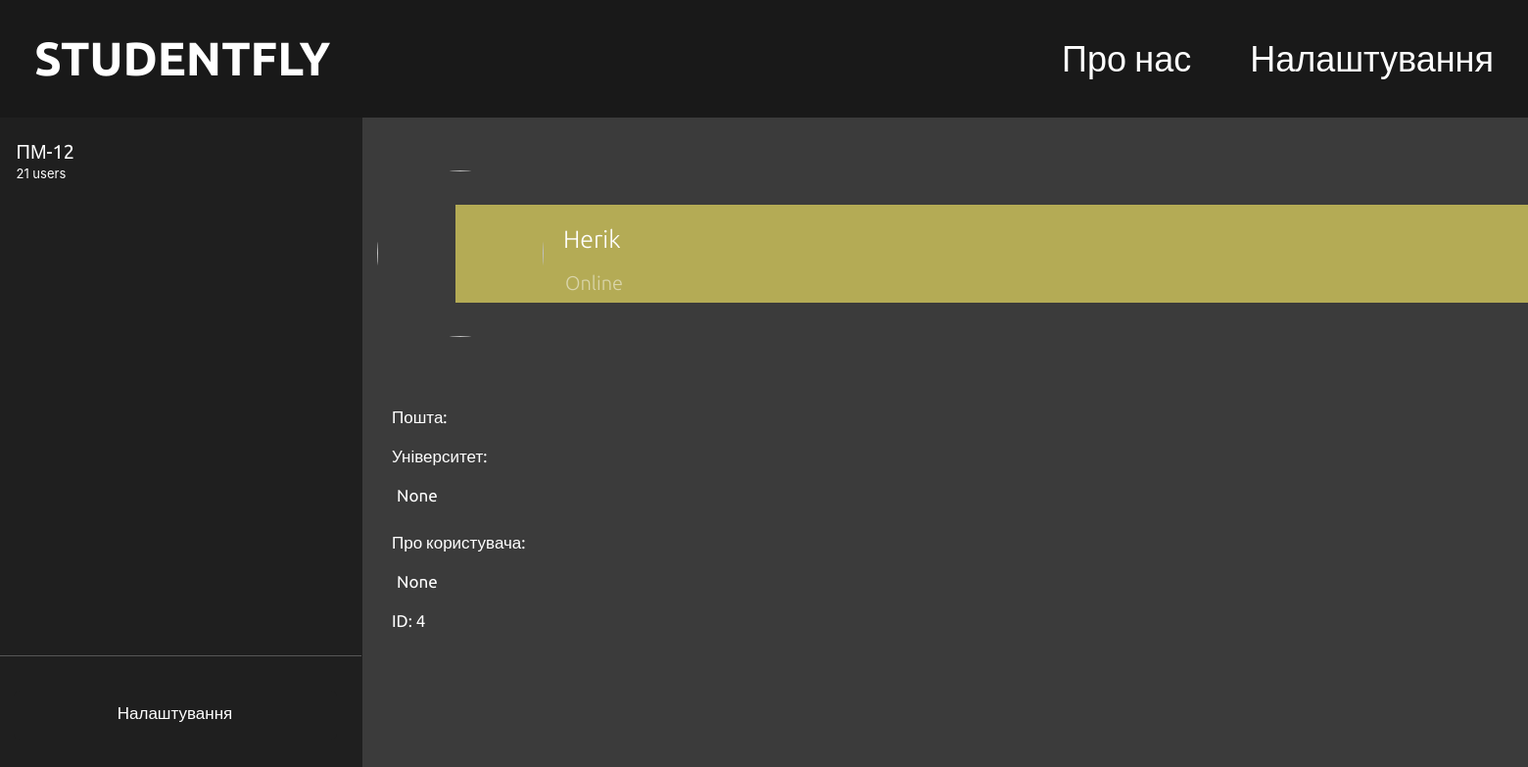
/user_profile/4/, run on the app's committed database.
### socnetwork/models.py (models this page shows, shortened)
class UsersProfile(models.Model):
    user = models.OneToOneField(User, on_delete=models.CASCADE, null=True)
    about = models.TextField(max_length=2000, null=True)
    university = models.CharField(max_length=50, null=True)
    avatar = models.ImageField(upload_to='media/profile/', null=True)

### socnetwork/views.py (the view)
# urls.py: path('user_profile/<int:pk>/', ShowProfilePageView.as_view(), name='user_profile'),
class ShowProfilePageView(DetailView):
    model = UsersProfile
    template_name = 'profile/user-profile.html'
    def get_context_data(self, *args, **kwargs):
        users = UsersProfile.objects.all()
        context = super(ShowProfilePageView, self).get_context_data(*args, **kwargs)
        page_user = get_object_or_404(UsersProfile, id=self.kwargs['pk'])
        context['page_user'] = page_user
        return context

### socnetwork/templates/profile/user-profile.html (shortened to what this page needs)
<!doctype html>
<html lang="en">
<head>
    <link href="https://cdn.jsdelivr.net/npm/bootstrap@5.3.0-alpha1/dist/css/bootstrap.min.css" rel="stylesheet">
    <link rel="stylesheet" href="../../static/css/main.css"></head>
<body>
<header class="header">
    <div class="header-container">
        <div class="header-main">
            <a href="/" class="header-logo">STUDENTFLY</a>
            <nav class="header-nav">
                <a href="" class="header-link">Про нас</a>
                <a href="" class="header-link" data-bs-toggle="modal"
                   data-bs-target="#modal">Налаштування</a>
            </nav>
        </div>
    </div>
</header>
<div class="description-user">
    <div class="container">
        <div class="dropdown">
                <button type="buttonA" class="listA-button width-Asettings" data-bs-toggle="dropdown" aria-expanded="false">
                    ПМ-12 <p class="text-A">21 users</p></button>
            </div>
            <hr class="sidebar">
            <a type="button" class="button-exit" href="../../settings_group/"> Налаштування</a>
        </div>
    <div class="image-avatar">
        {% if usersprofile.avatar %}
            <img src="{{ usersprofile.avatar.url }}" alt="" class="avatar"><br><br>
        {% else %}
            <img src="https://media.discordapp.net/attachments/1028699884850794658/1083344804043292702/avatar.png?width=700&height=701" alt="" class="avatar"><br><br>
        {% endif %}
        <div class="name-admin">
            <p class="cabinet-header">{{ usersprofile.user.username }}</p>
            {% if usersprofile.user.is_authenticated %}
                <h5 class="offline-online">Online</h5>
            {% else %}
                <h5 class="offline-online">Offline</h5>
            {% endif %}
        </div>
    </div>
    <div class="button-student">
        <button type="button" class="description-button">Опис</button>
    </div>
    <div class="description-student">
        <br>
        <p class="text-cabinet">Пошта:</p>
        <p class="text-cabinet">Університет:</p>
        <p class="text-cabinet-var">{{ usersprofile.university }}</p>
        <p class="text-cabinet">Про користувача:</p>
        <p class="text-cabinet-var">{{ usersprofile.about }}</p>
        <p class="text-cabinet">ID: {{ usersprofile.id }}</p>
    </div>
</div>
</body>
</html>

### socnetwork/static/css/main.css (style rules this page uses)
* { padding: 0; margin: 0; box-sizing: border-box; }
*, *:before, *:after { box-sizing: border-box; }
:root { --black: #191919; --green: #0CAB5F; --yellow-dark: #B1A10B; }
html, body { margin: 0; padding: 0; font-size: 18px; font-family: "Ubuntu", sans-serif; transition: 0.3s all ease; background: #3B3B3B; }
body { overflow-x: hidden; }
a { text-decoration: none; transition: 0.3s all ease; }
p { line-height: 30px; word-wrap: break-word; }
button { border: transparent; }
.button-exit { position: absolute; bottom: 45px; color: #FFFFFF; background: #1f1f1f; border-radius: 6px; text-align: center; padding: 10px 20px; height: 50px; font-size: 17px; width: 330px; }
.description-button { text-align: center; color: #FFFFFF; background: #353535; border-radius: 6px; height: 27px; font-size: 17px; margin-right: 20px; width: 150px; }
h1, h2, h3, h4, h5, h6 { color: #FFFFFF; font-family: "Ubuntu", sans-serif; }
p { color: #FFFFFF; font-family: "Ubuntu", sans-serif; }
hr { width: 100%; height: 5px; background: #1F1F1F; border: none; margin-bottom: 30px; }
.header { position: fixed; width: 100%; height: 120px; background: var(--black); z-index: 999; left: 0; top: 0; padding: 0 35px; }
.header .header-main { display: flex; justify-content: space-between; align-items: center; height: 120px; }
.header .header-logo { font-style: normal; font-weight: 700; font-size: 48px; line-height: 1.2; color: #fff; }
.header .header-nav { display: flex; }
.header .header-nav .header-link { font-style: normal; font-weight: 400; font-size: 36px; line-height: 1.2; color: #fff; margin-left: 60px; }
.header .header-nav .header-link:first-child { margin-left: 0; }
.container { position: fixed; width: 370px; height: 100%; background: #1F1F1F; z-index: 1; }
.sidebar { position: absolute; bottom: 100px; width: 100%; height: 1px; background: white; border: none; margin-left: -15px; }
.avatar { position: absolute; z-index: 2; transform: translateX(395px); margin-top: 74px; width: 170px; height: 170px; border-radius: 50%; }
.image-avatar { position: relative; transform: translateY(100px); margin-left: -10px; }
.name-admin { position: absolute; z-index: 1; background: #B4AB55; height: 100px; width: 100%; margin-top: 55px; transform: translateX(475px); }
.cabinet-header { transform: translateX(110px); font-weight: 150; margin-top: 20px; font-size: 25px; }
.offline-online { font-weight: 100; color: rgba(255, 255, 255, 0.5); transform: translateX(112px); margin-top: 6px; font-size: 20px; }
.text-cabinet { font-size: 17px; }
.text-cabinet-var { transform: translateX(5px); margin-top: -8px; font-size: 17px; width: 1000px; }
.description-student { transform: translateX(400px); margin-top: 250px; }
.text-A { font-family: "Inter"; font-size: 13px; line-height: 15px; }
button { font-family: "Ubuntu", sans-serif; }
.dropdown { transform: translateY(130px); }
.text-A { font-family: "Inter"; font-size: 13px; }
.listA-button { position: fixed; color: #FFFFFF; background: rgba(255, 255, 255, 0); font-size: 20px; text-align: left; }
.width-Asettings { width: 300px; text-align: left; padding: 5px 3px; padding-top: 10px; }
body { animation: fake 1s infinite; }

### data on the page
UsersProfile: user.username "Herik", university "None", about "None", id "4"
